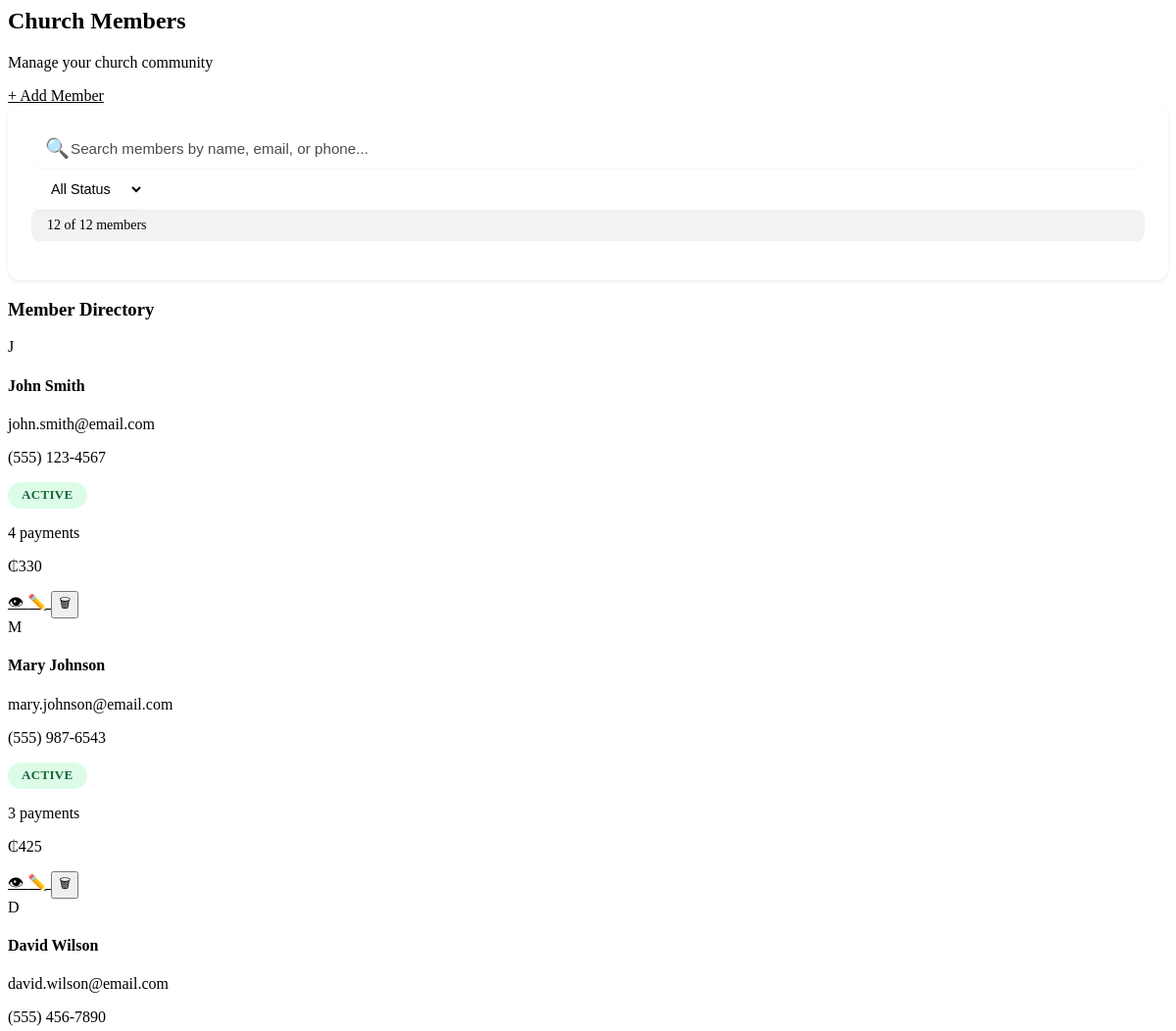
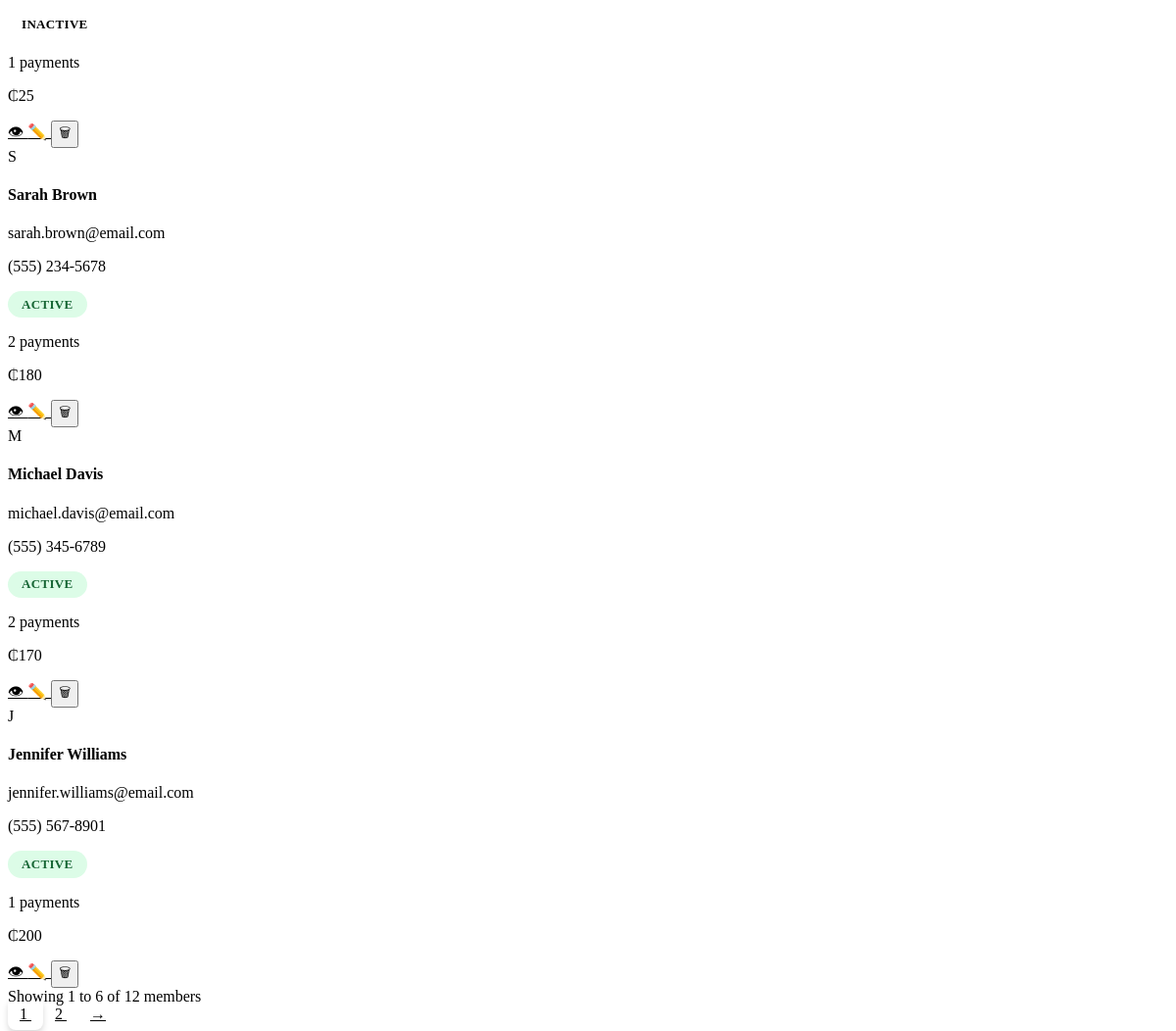
/members.php, run on the app's committed database (2 pictures, top to bottom).
### tables this page shows
CREATE TABLE members (
    id INT AUTO_INCREMENT PRIMARY KEY,
    name VARCHAR(100) NOT NULL,
    email VARCHAR(100) UNIQUE NOT NULL,
    phone VARCHAR(20) NOT NULL,
    profession VARCHAR(100),
    digital_address VARCHAR(50),
    house_address TEXT NOT NULL,
    membership_date DATE NOT NULL,
    status ENUM('active', 'inactive') DEFAULT 'active',
    image_url TEXT,
    created_at TIMESTAMP DEFAULT CURRENT_TIMESTAMP,
    updated_at TIMESTAMP DEFAULT CURRENT_TIMESTAMP ON UPDATE CURRENT_TIMESTAMP,
    INDEX idx_status (status),
    INDEX idx_email (email),
    INDEX idx_name (name)
);

### classes/Member.php (called while the page is built, shortened)
<?php
class Member {
    private $pdo;
    public function __construct($pdo) {
        $this->pdo = $pdo;
    }
    public function getCount($search = '', $status = 'all') {
        $where = "WHERE 1=1";
        $params = [];
        $sql = "SELECT COUNT(*) FROM members $where";
        $stmt = $this->pdo->prepare($sql);
        $stmt->execute($params);
        return $stmt->fetchColumn();
    }
}
?>

### classes/Payment.php (called while the page is built, shortened)
<?php
class Payment {
    private $pdo;
    public function __construct($pdo) {
        $this->pdo = $pdo;
    }
    public function getByMemberId($memberId, $limit = null) {
        $limitClause = $limit ? "LIMIT $limit" : "";
        $stmt = $this->pdo->prepare("
            SELECT * FROM payments
            WHERE member_id = ?
            ORDER BY payment_date DESC, created_at DESC
            $limitClause
        ");
        $stmt->execute([$memberId]);
        return $stmt->fetchAll();
    }
}
?>

### members.php (the view, shortened to what this page needs)
<?php
require_once 'config/database.php';
require_once 'classes/Member.php';
require_once 'classes/Payment.php';
$memberClass = new Member($pdo);
$paymentClass = new Payment($pdo);
$search = $_GET['search'] ?? '';
$statusFilter = $_GET['status'] ?? 'all';
$currentPage = isset($_GET['pg']) ? (int)$_GET['pg'] : 1;
$itemsPerPage = 6;
$conditions = [];
$params = [];
$where = $conditions ? 'WHERE ' . implode(' AND ', $conditions) : '';
$offset = ($currentPage - 1) * $itemsPerPage;
$sql = "SELECT * FROM members $where ORDER BY created_at DESC LIMIT $itemsPerPage OFFSET $offset";
$stmt = $pdo->prepare($sql);
$stmt->execute($params);
$members = $stmt->fetchAll();
$countSql = "SELECT COUNT(*) FROM members $where";
$countStmt = $pdo->prepare($countSql);
$countStmt->execute($params);
$totalMembers = $countStmt->fetchColumn();
$totalPages = ceil($totalMembers / $itemsPerPage);
$totalMembersAll = $memberClass->getCount();
?>
<link rel="stylesheet" href="assets/css/enhanced-components.css">
<div class="page-content space-y-6">
    <div class="flex items-center justify-between">
        <div>
            <h2>Church Members</h2>
            <p style="color: var(--muted-foreground);">Manage your church community</p>
        </div>
        <a href="add_member.php" class="px-4 py-2 rounded-lg transition-colors flex items-center gap-2" style="background: var(--primary); color: var(--primary-foreground);" onmouseover="this.style.background='color-mix(in srgb, var(--primary) 90%, transparent)';" onmouseout="this.style.background='var(--primary)';">
            <span>+</span> Add Member
        </a>
    </div>
    <div class="filter-bar">
        <form method="GET" action="members.php" class="flex flex-col sm:flex-row gap-4 items-start sm:items-center justify-between" id="searchForm">
            <div class="flex-1 max-w-md search-container">
                <span class="search-icon">🔍</span>
                <input
                    type="text"
                    name="search"
                    placeholder="Search members by name, email, or phone..."
                    value="<?php echo htmlspecialchars($search); ?>"
                    class="search-input"
                    onkeyup="clearTimeout(window.searchTimeout); window.searchTimeout = setTimeout(() => { document.getElementById('searchForm').submit(); }, 500);"
                />
            </div>
            <div class="flex items-center gap-4">
                <select
                    name="status"
                    onchange="this.form.submit()"
                    class="select-enhanced"
                >
                    <option value="all" <?php echo $statusFilter === 'all' ? 'selected' : ''; ?>>All Status</option>
                </select>
                <div class="results-counter">
                    <?php echo $totalMembers; ?> of <?php echo $totalMembersAll; ?> members
                </div>
            </div>
        </form>
    </div>
    <div class="rounded-lg border shadow-sm" style="background: var(--card); border-color: var(--border);">
        <div class="p-6 border-b" style="border-color: var(--border);">
            <h3>Member Directory</h3>
        </div>
        <div class="p-6">
            <?php if (count($members) > 0): ?>
                <div class="grid gap-4">
                    <?php foreach ($members as $member): ?>
                        <?php
                        $memberPayments = $paymentClass->getByMemberId($member['id']);
                        $totalDonations = array_sum(array_column($memberPayments, 'amount'));
                        ?>
                        <div class="card-hover flex items-center justify-between p-4 border rounded-lg"
                             style="border-color: var(--border); background: var(--card);"
                             onclick="window.location.href='view_member.php?id=<?php echo $member['id']; ?>'">
                            <div class="flex items-center space-x-4">
                                <?php if (!empty($member['image_url'])): ?>
                                    <img
                                        src="<?php echo htmlspecialchars($member['image_url']); ?>"
                                        alt="<?php echo htmlspecialchars($member['name']); ?>"
                                        class="w-12 h-12 rounded-full object-cover"
                                        style="border: 2px solid color-mix(in srgb, var(--primary) 20%, transparent);"
                                    />
                                <?php else: ?>
                                    <div class="w-12 h-12 rounded-full flex items-center justify-center"
                                         style="background: linear-gradient(to bottom right, color-mix(in srgb, var(--primary) 20%, transparent), color-mix(in srgb, var(--primary) 40%, transparent)); color: var(--primary); font-weight: var(--font-weight-medium);">
                                        <?php echo strtoupper(substr($member['name'], 0, 1)); ?>
                                    </div>
                                <?php endif; ?>
                                <div>
                                    <h4 class="transition-colors" onmouseover="this.style.color='var(--primary)';" onmouseout="this.style.color='var(--foreground)';">
                                        <?php echo htmlspecialchars($member['name']); ?>
                                    </h4>
                                    <p class="text-sm" style="color: var(--muted-foreground);"><?php echo htmlspecialchars($member['email']); ?></p>
                                    <p class="text-sm" style="color: var(--muted-foreground);"><?php echo htmlspecialchars($member['phone']); ?></p>
                                </div>
                            </div>
                            <div class="flex items-center space-x-6">
                                <span class="status-badge <?php echo $member['status'] === 'active' ? 'status-active' : 'status-inactive'; ?>">
                                    <?php echo $member['status']; ?>
                                </span>
                                <div class="text-right text-sm">
                                    <p style="font-weight: var(--font-weight-medium);"><?php echo count($memberPayments); ?> payments</p>
                                    <p style="color: var(--muted-foreground);">₵<?php echo number_format($totalDonations); ?></p>
                                </div>
                                <div class="flex space-x-1" onclick="event.stopPropagation();">
                                    <a href="view_member.php?id=<?php echo $member['id']; ?>" class="p-2 rounded-lg transition-colors" style="color: var(--muted-foreground);" onmouseover="this.style.color='var(--primary)'; this.style.background='var(--accent)';" onmouseout="this.style.color='var(--muted-foreground)'; this.style.background='transparent';" title="View Details">
                                        👁
                                    </a>
                                    <a href="add_member.php?id=<?php echo $member['id']; ?>" class="p-2 rounded-lg transition-colors" style="color: var(--muted-foreground);" onmouseover="this.style.color='var(--primary)'; this.style.background='var(--accent)';" onmouseout="this.style.color='var(--muted-foreground)'; this.style.background='transparent';" title="Edit Member">
                                        ✏️
                                    </a>
                                    <button onclick="if(confirm('Are you sure you want to delete this member?')) { window.location.href='members.php?delete=<?php echo $member['id']; ?>'; }" class="p-2 rounded-lg transition-colors" style="color: var(--muted-foreground);" onmouseover="this.style.color='var(--destructive)'; this.style.background='color-mix(in srgb, var(--destructive) 10%, transparent)';" onmouseout="this.style.color='var(--muted-foreground)'; this.style.background='transparent';" title="Delete Member">
                                        🗑
                                    </button>
                                </div>
                            </div>
                        </div>
                    <?php endforeach; ?>
                </div>
            <?php endif; ?>
        </div>
        <?php if ($totalPages > 1): ?>
            <div class="p-6 border-t" style="border-color: var(--border);">
                <div class="flex items-center justify-between">
                    <div class="text-sm" style="color: var(--muted-foreground);">
                        Showing <?php echo (($currentPage - 1) * $itemsPerPage) + 1; ?> to <?php echo min($currentPage * $itemsPerPage, $totalMembers); ?> of <?php echo $totalMembers; ?> members
                    </div>
                    <div class="flex items-center space-x-2">
                        <?php
                        $maxVisiblePages = 5;
                        $startPage = max(1, $currentPage - floor($maxVisiblePages / 2));
                        $endPage = min($totalPages, $startPage + $maxVisiblePages - 1);
                        if ($endPage - $startPage + 1 < $maxVisiblePages) {
                            $startPage = max(1, $endPage - $maxVisiblePages + 1);
                        }
                        for ($i = $startPage; $i <= $endPage; $i++):
                        ?>
                            <a href="?<?php echo http_build_query(array_merge($_GET, ['pg' => $i])); ?>" class="pagination-btn <?php echo $i === $currentPage ? 'active' : ''; ?>">
                                <?php echo $i; ?>
                            </a>
                        <?php endfor; ?>
                        <?php if ($currentPage < $totalPages): ?>
                            <a href="?<?php echo http_build_query(array_merge($_GET, ['pg' => $currentPage + 1])); ?>" class="pagination-btn">
                                →
                            </a>
                        <?php endif; ?>
                    </div>
                </div>
            </div>
        <?php endif; ?>
    </div>
</div>

### assets/css/enhanced-components.css (style rules this page uses)
.search-container { position: relative; max-width: 100%; }
.search-input { width: 100%; padding-left: 2.5rem; padding-right: 1rem; padding-top: 0.75rem; padding-bottom: 0.75rem; border: 2px solid var(--border); border-radius: 0.75rem; background: var(--input-background); color: var(--foreground); font-size: 0.95rem; transition: all 0.3s cubic-bezier(0.4, 0, 0.2, 1); box-shadow: 0 1px 2px 0 rgba(0, 0, 0, 0.05); }
.search-input::placeholder { color: var(--muted-foreground); opacity: 0.7; }
.search-icon { position: absolute; left: 0.875rem; top: 50%; transform: translateY(-50%); font-size: 1.25rem; color: var(--muted-foreground); pointer-events: none; transition: all 0.3s; }
.select-enhanced { padding: 0.75rem 1rem; border: 2px solid var(--border); border-radius: 0.5rem; background: var(--input-background); color: var(--foreground); font-size: 0.9rem; font-weight: 500; transition: all 0.2s; cursor: pointer; box-shadow: 0 1px 2px 0 rgba(0, 0, 0, 0.05); }
.card-hover { transition: all 0.3s cubic-bezier(0.4, 0, 0.2, 1); cursor: pointer; }
.status-badge { display: inline-flex; align-items: center; padding: 0.35rem 0.875rem; border-radius: 9999px; font-size: 0.8125rem; font-weight: 600; text-transform: uppercase; letter-spacing: 0.025em; transition: all 0.2s; }
.status-active { background: #dcfce7; color: #166534; }
.status-inactive { background: var(--muted); color: var(--muted-foreground); }
.pagination-btn { min-width: 2.5rem; padding: 0.5rem 0.75rem; border: 2px solid var(--border); border-radius: 0.5rem; background: transparent; color: var(--foreground); font-weight: 500; transition: all 0.2s; cursor: pointer; }
.pagination-btn.active { background: var(--primary); color: var(--primary-foreground); border-color: var(--primary); box-shadow: 0 4px 6px rgba(0, 0, 0, 0.15); }
.filter-bar { background: var(--card); border: 1px solid var(--border); border-radius: 0.75rem; padding: 1.5rem; box-shadow: 0 1px 3px 0 rgba(0, 0, 0, 0.1); }
.results-counter { font-size: 0.875rem; color: var(--muted-foreground); font-weight: 500; padding: 0.5rem 1rem; background: rgba(var(--primary-rgb, 3, 2, 19), 0.05); border-radius: 0.5rem; }
.page-content { animation: fadeIn 0.4s ease-out; }

### data on the page
members: name "J", name "John Smith", email "john.smith@email.com", phone "(555) 123-4567", status "ACTIVE", count($memberPayments) "4", totalDonations "330"
members: name "M", name "Mary Johnson", email "mary.johnson@email.com", phone "(555) 987-6543", status "ACTIVE", count($memberPayments) "3", totalDonations "425"
members: name "D", name "David Wilson", email "david.wilson@email.com", phone "(555) 456-7890", status "INACTIVE", count($memberPayments) "1", totalDonations "25"
members: name "S", name "Sarah Brown", email "sarah.brown@email.com", phone "(555) 234-5678", status "ACTIVE", count($memberPayments) "2", totalDonations "180"
members: name "M", name "Michael Davis", email "michael.davis@email.com", phone "(555) 345-6789", status "ACTIVE", count($memberPayments) "2", totalDonations "170"
members: name "J", name "Jennifer Williams", email "jennifer.williams@email.com", phone "(555) 567-8901", status "ACTIVE", count($memberPayments) "1", totalDonations "200"

### other printed values
$totalMembers "12"
$totalMembersAll "12"
min($currentPage * $itemsPerPage, $totalMembers) "6"
